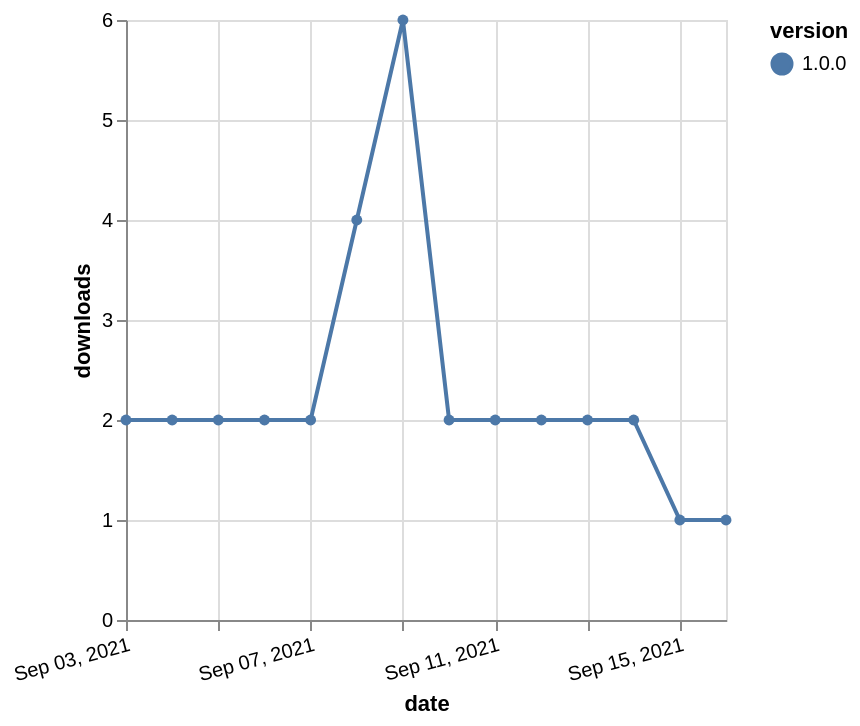

Express this chart as Vega-Lite.
### Vega-Lite specification from a JSON file in a GitHub repository (floating-point values rounded to 4 significant figures)
{"$schema": "https://vega.github.io/schema/vega-lite/v5.json", "description": "A simple bar chart with embedded data.", "data": {"values": [{"date": "2021-09-03", "total": 3708, "delta": 2, "version": "1.0.0"}, {"date": "2021-09-04", "total": 3710, "delta": 2, "version": "1.0.0"}, {"date": "2021-09-05", "total": 3712, "delta": 2, "version": "1.0.0"}, {"date": "2021-09-06", "total": 3714, "delta": 2, "version": "1.0.0"}, {"date": "2021-09-07", "total": 3716, "delta": 2, "version": "1.0.0"}, {"date": "2021-09-08", "total": 3720, "delta": 4, "version": "1.0.0"}, {"date": "2021-09-09", "total": 3726, "delta": 6, "version": "1.0.0"}, {"date": "2021-09-10", "total": 3728, "delta": 2, "version": "1.0.0"}, {"date": "2021-09-11", "total": 3730, "delta": 2, "version": "1.0.0"}, {"date": "2021-09-12", "total": 3732, "delta": 2, "version": "1.0.0"}, {"date": "2021-09-13", "total": 3734, "delta": 2, "version": "1.0.0"}, {"date": "2021-09-14", "total": 3736, "delta": 2, "version": "1.0.0"}, {"date": "2021-09-15", "total": 3737, "delta": 1, "version": "1.0.0"}, {"date": "2021-09-16", "total": 3738, "delta": 1, "version": "1.0.0"}]}, "width": "container", "mark": {"type": "line", "point": {"filled": true}}, "encoding": {"x": {"field": "date", "type": "temporal", "timeUnit": "yearmonthdate", "title": "date", "axis": {"labelAngle": -15}}, "y": {"field": "delta", "type": "quantitative", "title": "downloads"}, "color": {"field": "version", "type": "nominal"}, "tooltip": {"field": "delta"}}}
